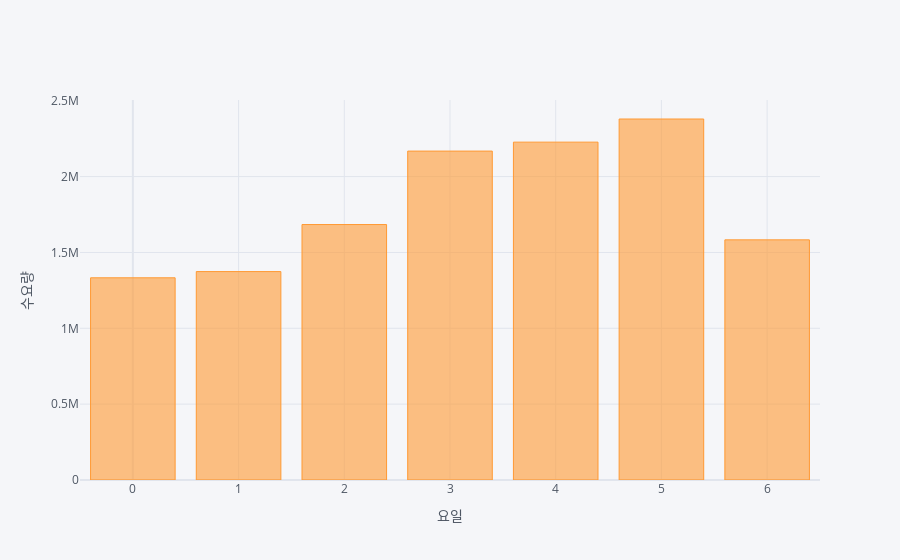

Notebook source saved alongside this figure:
### Code cell
df.groupby(['weekday'])['cnt'].sum().iplot(kind='bar',xTitle='요일',yTitle='수요량')

### Figure 1 — Plotly figure (JSON) as saved in the notebook; plotly's stock layout.template omitted (floating-point values rounded to 4 significant figures)
{"data": [{"marker": {"color": "rgba(255, 153, 51, 0.6)", "line": {"color": "rgba(255, 153, 51, 1.0)", "width": 1}}, "name": "cnt", "orientation": "v", "text": "", "type": "bar", "x": [0, 1, 2, 3, 4, 5, 6], "y": [1332871, 1373922, 1683987, 2168213, 2227187, 2379708, 1583098]}], "layout": {"legend": {"bgcolor": "#F5F6F9", "font": {"color": "#4D5663"}}, "paper_bgcolor": "#F5F6F9", "plot_bgcolor": "#F5F6F9", "title": {"font": {"color": "#4D5663"}}, "xaxis": {"gridcolor": "#E1E5ED", "showgrid": true, "tickfont": {"color": "#4D5663"}, "title": {"font": {"color": "#4D5663"}, "text": "요일"}, "zerolinecolor": "#E1E5ED"}, "yaxis": {"gridcolor": "#E1E5ED", "showgrid": true, "tickfont": {"color": "#4D5663"}, "title": {"font": {"color": "#4D5663"}, "text": "수요량"}, "zerolinecolor": "#E1E5ED"}}}
